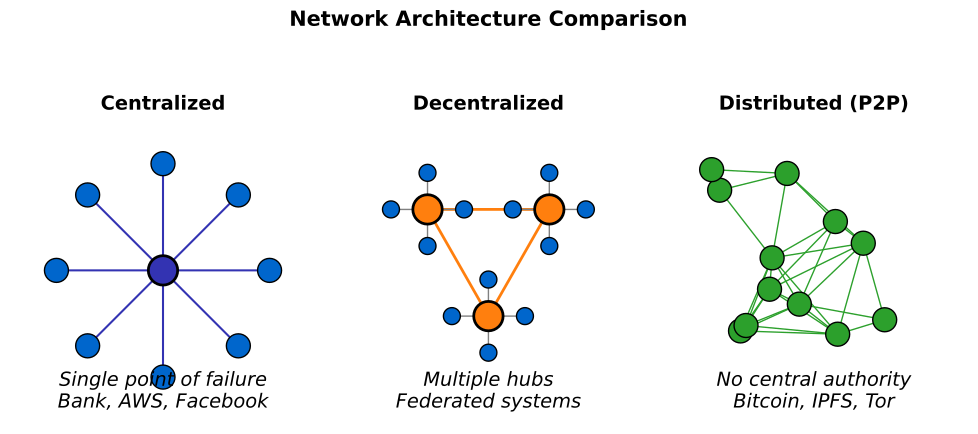

The Python source for this figure:
"""
Network Topology Comparison: Centralized vs Decentralized vs Distributed
Visual comparison for MSc-level understanding
"""

import matplotlib.pyplot as plt
import matplotlib.patches as mpatches
import numpy as np
from pathlib import Path

CHART_METADATA = {
    'title': 'Network Topology Comparison',
    'url': 'https://github.com/Digital-AI-Finance/Blockchain_Crypto/tree/main/Module_A_Blockchain_Foundations/L01_What_is_Blockchain/charts/02_centralized_vs_distributed'
}

plt.rcParams.update({
    'font.size': 14,
    'axes.labelsize': 14,
    'axes.titlesize': 16,
    'xtick.labelsize': 12,
    'ytick.labelsize': 12,
    'legend.fontsize': 12,
    'figure.figsize': (10, 6),
    'figure.dpi': 150
})

MLPURPLE = '#3333B2'
MLBLUE = '#0066CC'
MLORANGE = '#FF7F0E'
MLGREEN = '#2CA02C'

fig, axes = plt.subplots(1, 3, figsize=(10, 5))

def draw_node(ax, x, y, color, size=300, central=False):
    if central:
        ax.scatter(x, y, s=size*1.5, c=color, zorder=3, edgecolors='black', linewidths=2)
    else:
        ax.scatter(x, y, s=size, c=color, zorder=3, edgecolors='black', linewidths=1)

def draw_edge(ax, x1, y1, x2, y2, color='gray', width=1):
    ax.plot([x1, x2], [y1, y2], color=color, linewidth=width, zorder=1)

# 1. Centralized Network
ax1 = axes[0]
ax1.set_title('Centralized', fontweight='bold', fontsize=14)

# Central node
draw_node(ax1, 0.5, 0.5, MLPURPLE, central=True)

# Peripheral nodes
angles = np.linspace(0, 2*np.pi, 8, endpoint=False)
for angle in angles:
    x = 0.5 + 0.35 * np.cos(angle)
    y = 0.5 + 0.35 * np.sin(angle)
    draw_edge(ax1, 0.5, 0.5, x, y, MLPURPLE, 1.5)
    draw_node(ax1, x, y, MLBLUE)

ax1.text(0.5, 0.05, 'Single point of failure\nBank, AWS, Facebook', ha='center', fontsize=14, style='italic')

# 2. Decentralized Network
ax2 = axes[1]
ax2.set_title('Decentralized', fontweight='bold', fontsize=14)

# Multiple hubs
hubs = [(0.3, 0.7), (0.7, 0.7), (0.5, 0.35)]
for hx, hy in hubs:
    draw_node(ax2, hx, hy, MLORANGE, central=True)

# Connect hubs
draw_edge(ax2, 0.3, 0.7, 0.7, 0.7, MLORANGE, 2)
draw_edge(ax2, 0.3, 0.7, 0.5, 0.35, MLORANGE, 2)
draw_edge(ax2, 0.7, 0.7, 0.5, 0.35, MLORANGE, 2)

# Peripheral nodes around each hub
for hx, hy in hubs:
    for angle in [0, np.pi/2, np.pi, 3*np.pi/2]:
        x = hx + 0.12 * np.cos(angle)
        y = hy + 0.12 * np.sin(angle)
        if 0.1 < x < 0.9 and 0.15 < y < 0.9:
            draw_edge(ax2, hx, hy, x, y, 'gray', 1)
            draw_node(ax2, x, y, MLBLUE, size=150)

ax2.text(0.5, 0.05, 'Multiple hubs\nFederated systems', ha='center', fontsize=14, style='italic')

# 3. Distributed Network (P2P)
ax3 = axes[2]
ax3.set_title('Distributed (P2P)', fontweight='bold', fontsize=14)

# Random mesh of nodes
np.random.seed(42)
n_nodes = 12
positions = []
for i in range(n_nodes):
    x = 0.15 + 0.7 * np.random.random()
    y = 0.2 + 0.65 * np.random.random()
    positions.append((x, y))

# Draw edges (connect nearby nodes)
for i, (x1, y1) in enumerate(positions):
    for j, (x2, y2) in enumerate(positions):
        if i < j:
            dist = np.sqrt((x2-x1)**2 + (y2-y1)**2)
            if dist < 0.35:
                draw_edge(ax3, x1, y1, x2, y2, MLGREEN, 1)

# Draw nodes
for x, y in positions:
    draw_node(ax3, x, y, MLGREEN)

ax3.text(0.5, 0.05, 'No central authority\nBitcoin, IPFS, Tor', ha='center', fontsize=14, style='italic')

# Configure all axes
for ax in axes:
    ax.set_xlim(0, 1)
    ax.set_ylim(0, 1)
    ax.set_aspect('equal')
    ax.axis('off')

plt.suptitle('Network Architecture Comparison', fontweight='bold', fontsize=15, y=0.98)
plt.tight_layout()

output_path = Path(__file__).parent / 'chart.pdf'
plt.savefig(output_path, bbox_inches='tight', dpi=300)
print(f"Chart saved to: {output_path.absolute()}")

plt.close()
